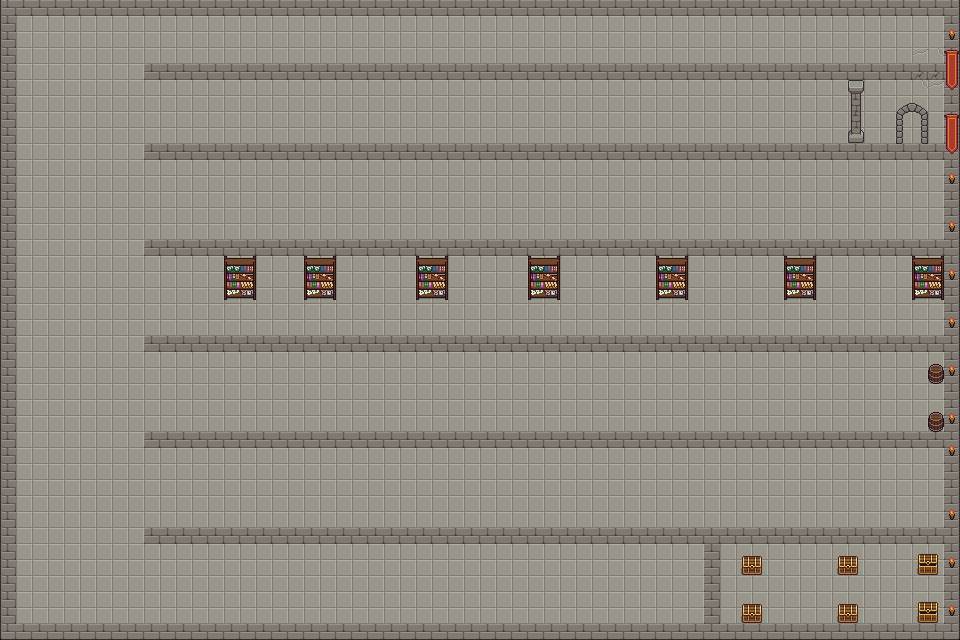

Below is a game level as drawn by its tile map, then a one-line description and the .tmx that defines it (tile-layer data replaced by summaries):
An orthogonal 60x40 tile map with 16x16 px tiles, 2 tile layers (Tile Layer 1, Tile Layer 2), 8 tilesets and 90 objects (34x guard_start, 34x guard_end, 19x wall, player_spawn, server, ...).

<map version="1.10" tiledversion="1.12.2" orientation="orthogonal" renderorder="right-down" width="60" height="40" tilewidth="16" tileheight="16" infinite="0" nextlayerid="15" nextobjectid="189">
 <tileset firstgid="1" name="Map3" tilewidth="16" tileheight="16" tilecount="112" columns="16">
  <image source="tilesetAD/map4/Pixel Lands Dungeons Demo/Pixel Lands Dungeons Demo/dungeons_demo.png" width="256" height="112" />
 </tileset>
 <tileset firstgid="113" name="3" tilewidth="16" tileheight="16" tilecount="72" columns="8">
  <image source="tilesetAD/map4/Pixel Lands Dungeons Demo/Pixel Lands Dungeons Demo/dungeons_demo_animated.png" width="128" height="144" />
 </tileset>
 <tileset firstgid="185" name="farm" tilewidth="16" tileheight="16" tilecount="128" columns="16">
  <image source="tilesetAD/map4/Pixel Lands Farm Demo/Pixel Lands Farm Demo/objects_demo.png" width="256" height="128" />
 </tileset>
 <tileset firstgid="313" name="farm1" tilewidth="16" tileheight="16" tilecount="128" columns="16">
  <image source="tilesetAD/map4/Pixel Lands Farm Demo/Pixel Lands Farm Demo/terrain_demo.png" width="256" height="128" />
 </tileset>
 <tileset firstgid="441" source="tilesetAD/Structure.tsx" />
 <tileset firstgid="443" name="Set 1.0" tilewidth="16" tileheight="16" tilecount="48" columns="12">
  <image source="tilesetAD/map1/Dungeon Gathering Free Version/Set 1.0.png" width="192" height="64" />
 </tileset>
 <tileset firstgid="491" name="Set 1.0" tilewidth="16" tileheight="16" tilecount="48" columns="12">
  <image source="tilesetAD/map1/Dungeon Gathering Free Version/Set 1.0.png" width="192" height="64" />
 </tileset>
 <tileset firstgid="539" name="Structure" tilewidth="16" tileheight="16" tilecount="2" columns="1">
  <image source="tilesetAD/map1/Dungeon Gathering Free Version/Structure.png" width="16" height="32" />
 </tileset>
 <layer id="1" name="Tile Layer 1" width="60" height="40">
  <data>[2400 cells, 2400 non-empty, 13 distinct tile ids]</data>
 </layer>
 <objectgroup id="5" name="entities">
  <object id="1" name="player_spawn" x="69" y="589" />
  <object id="88" name="server" x="896" y="112" width="32" height="32" />
 </objectgroup>
 <layer id="11" name="Tile Layer 2" width="60" height="40">
  <data>[2400 cells, 108 non-empty, 30 distinct tile ids]</data>
 </layer>
 <objectgroup id="13" name="collisions">
  <object id="90" name="wall" x="3" y="3" width="13" height="637" />
  <object id="91" name="wall" x="0" y="0" width="960" height="16" />
  <object id="93" name="wall" x="944" y="7" width="15" height="633" />
  <object id="96" name="wall" x="4" y="624" width="956" height="12" />
  <object id="97" name="wall" x="144" y="527" width="813" height="17" />
  <object id="98" name="wall" x="704" y="544" width="16" height="80" />
  <object id="99" name="wall" x="144" y="432" width="816" height="16" />
  <object id="100" name="wall" x="144" y="336" width="816" height="16" />
  <object id="101" name="wall" x="144" y="240" width="816" height="16" />
  <object id="102" name="wall" x="144" y="144" width="816" height="16" />
  <object id="103" name="wall" x="144" y="64" width="767.25" height="16" />
  <object id="104" name="wall" x="224" y="256" width="32" height="48" />
  <object id="105" name="wall" x="304" y="256" width="32" height="48" />
  <object id="106" name="wall" x="416" y="256" width="32" height="48" />
  <object id="107" name="wall" x="528" y="256" width="32" height="48" />
  <object id="108" name="wall" x="656" y="256" width="32" height="48" />
  <object id="109" name="wall" x="784" y="256" width="32" height="48" />
  <object id="110" name="wall" x="912" y="256" width="32" height="48" />
  <object id="188" name="wall" x="848" y="80" width="16" height="64" />
 </objectgroup>
 <objectgroup id="14" name="enemies">
  <object id="111" name="guard_start" x="32" y="496" width="16" height="16">
   <properties>
    <property name="id" type="int" value="1" />
   </properties>
  </object>
  <object id="112" name="guard_end" x="128" y="432" width="16" height="16">
   <properties>
    <property name="id" type="int" value="1" />
   </properties>
  </object>
  <object id="113" name="guard_start" x="112" y="336" width="16" height="16">
   <properties>
    <property name="id" type="int" value="2" />
   </properties>
  </object>
  <object id="114" name="guard_end" x="48" y="400" width="16" height="16">
   <properties>
    <property name="id" type="int" value="2" />
   </properties>
  </object>
  <object id="116" name="guard_start" x="48" y="320" width="16" height="16">
   <properties>
    <property name="id" type="int" value="3" />
   </properties>
  </object>
  <object id="117" name="guard_end" x="112" y="240" width="16" height="16">
   <properties>
    <property name="id" type="int" value="3" />
   </properties>
  </object>
  <object id="118" name="guard_start" x="48" y="176" width="16" height="16">
   <properties>
    <property name="id" type="int" value="4" />
   </properties>
  </object>
  <object id="120" name="guard_end" x="128" y="64" width="16" height="16">
   <properties>
    <property name="id" type="int" value="4" />
   </properties>
  </object>
  <object id="121" name="guard_end" x="48" y="48" width="16" height="16">
   <properties>
    <property name="id" type="int" value="5" />
   </properties>
  </object>
  <object id="122" name="guard_start" x="112" y="144" width="16" height="16">
   <properties>
    <property name="id" type="int" value="5" />
   </properties>
  </object>
  <object id="125" name="guard_start" x="48" y="256" width="16" height="16">
   <properties>
    <property name="id" type="int" value="6" />
   </properties>
  </object>
  <object id="126" name="guard_end" x="128" y="176" width="16" height="16">
   <properties>
    <property name="id" type="int" value="6" />
   </properties>
  </object>
  <object id="127" name="guard_start" x="80" y="448" width="16" height="16">
   <properties>
    <property name="id" type="int" value="7" />
   </properties>
  </object>
  <object id="128" name="guard_end" x="128" y="512" width="16" height="16">
   <properties>
    <property name="id" type="int" value="7" />
   </properties>
  </object>
  <object id="129" name="guard_start" x="224" y="448" width="16" height="16">
   <properties>
    <property name="id" type="int" value="8" />
   </properties>
  </object>
  <object id="130" name="guard_end" x="336" y="512" width="16" height="16">
   <properties>
    <property name="id" type="int" value="8" />
   </properties>
  </object>
  <object id="131" name="guard_start" x="496" y="464" width="16" height="16">
   <properties>
    <property name="id" type="int" value="9" />
   </properties>
  </object>
  <object id="132" name="guard_end" x="224" y="512" width="16" height="16">
   <properties>
    <property name="id" type="int" value="9" />
   </properties>
  </object>
  <object id="133" name="guard_start" x="736" y="464" width="16" height="16">
   <properties>
    <property name="id" type="int" value="10" />
   </properties>
  </object>
  <object id="134" name="guard_end" x="448" y="512" width="16" height="16">
   <properties>
    <property name="id" type="int" value="10" />
   </properties>
  </object>
  <object id="135" name="guard_start" x="336" y="464" width="16" height="16">
   <properties>
    <property name="id" type="int" value="11" />
   </properties>
  </object>
  <object id="138" name="guard_end" x="624" y="496" width="16" height="16">
   <properties>
    <property name="id" type="int" value="11" />
   </properties>
  </object>
  </objectgroup>
 <objectgroup id="10" name="key">
  <!-- 1 objects omitted --></objectgroup>
</map>
<!-- 47 of 90 objects omitted -->
